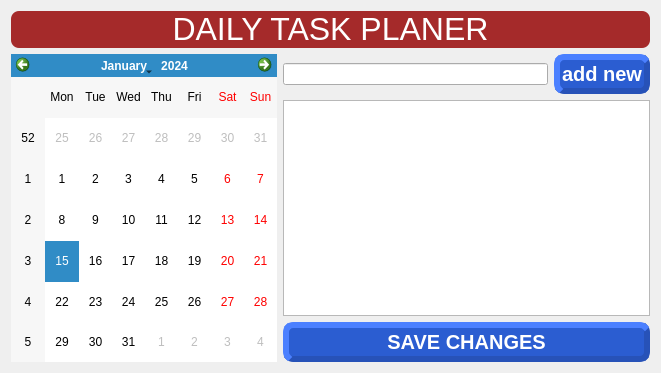
<?xml version="1.0" encoding="UTF-8"?>
<ui version="4.0">
 <class>Form</class>
 <widget class="QWidget" name="Form">
  <property name="geometry">
   <rect>
    <x>0</x>
    <y>0</y>
    <width>661</width>
    <height>373</height>
   </rect>
  </property>
  <property name="windowTitle">
   <string>Form</string>
  </property>
  <layout class="QGridLayout" name="gridLayout">
   <item row="0" column="0" colspan="3">
    <widget class="QLabel" name="label">
     <property name="styleSheet">
      <string notr="true">font-size:24pt;
background: #A52A2A;
color:white;
border-radius:8px;
</string>
     </property>
     <property name="text">
      <string>&lt;html&gt;&lt;head/&gt;&lt;body&gt;&lt;p align=&quot;center&quot;&gt;DAILY TASK PLANER&lt;/p&gt;&lt;/body&gt;&lt;/html&gt;</string>
     </property>
    </widget>
   </item>
   <item row="1" column="0" rowspan="3">
    <widget class="QCalendarWidget" name="calendarWidget"/>
   </item>
   <item row="1" column="1">
    <widget class="QLineEdit" name="taskLineEdit"/>
   </item>
   <item row="1" column="2">
    <widget class="QPushButton" name="addButton">
     <property name="styleSheet">
      <string notr="true">QPushButton {
    background-color: #2B5DD1;
    color: #FFFFFF;
    border-style: outset;
    padding: 2px;
    font: bold 20px;
    border-width: 6px;
    border-radius: 10px;
    border-color: #2752B8;
}
QPushButton:hover {
    background-color: #A52A2A;
}</string>
     </property>
     <property name="text">
      <string>add new</string>
     </property>
    </widget>
   </item>
   <item row="2" column="1" colspan="2">
    <widget class="QListWidget" name="tasksListWidget"/>
   </item>
   <item row="3" column="1" colspan="2">
    <widget class="QPushButton" name="saveButton">
     <property name="styleSheet">
      <string notr="true">QPushButton {
    background-color: #2B5DD1;
    color: #FFFFFF;
    border-style: outset;
    padding: 2px;
    font: bold 20px;
    border-width: 6px;
    border-radius: 10px;
    border-color: #2752B8;
}
QPushButton:hover {
    background-color: #A52A2A;
}</string>
     </property>
     <property name="text">
      <string>SAVE CHANGES</string>
     </property>
    </widget>
   </item>
  </layout>
 </widget>
 <resources/>
 <connections/>
</ui>
